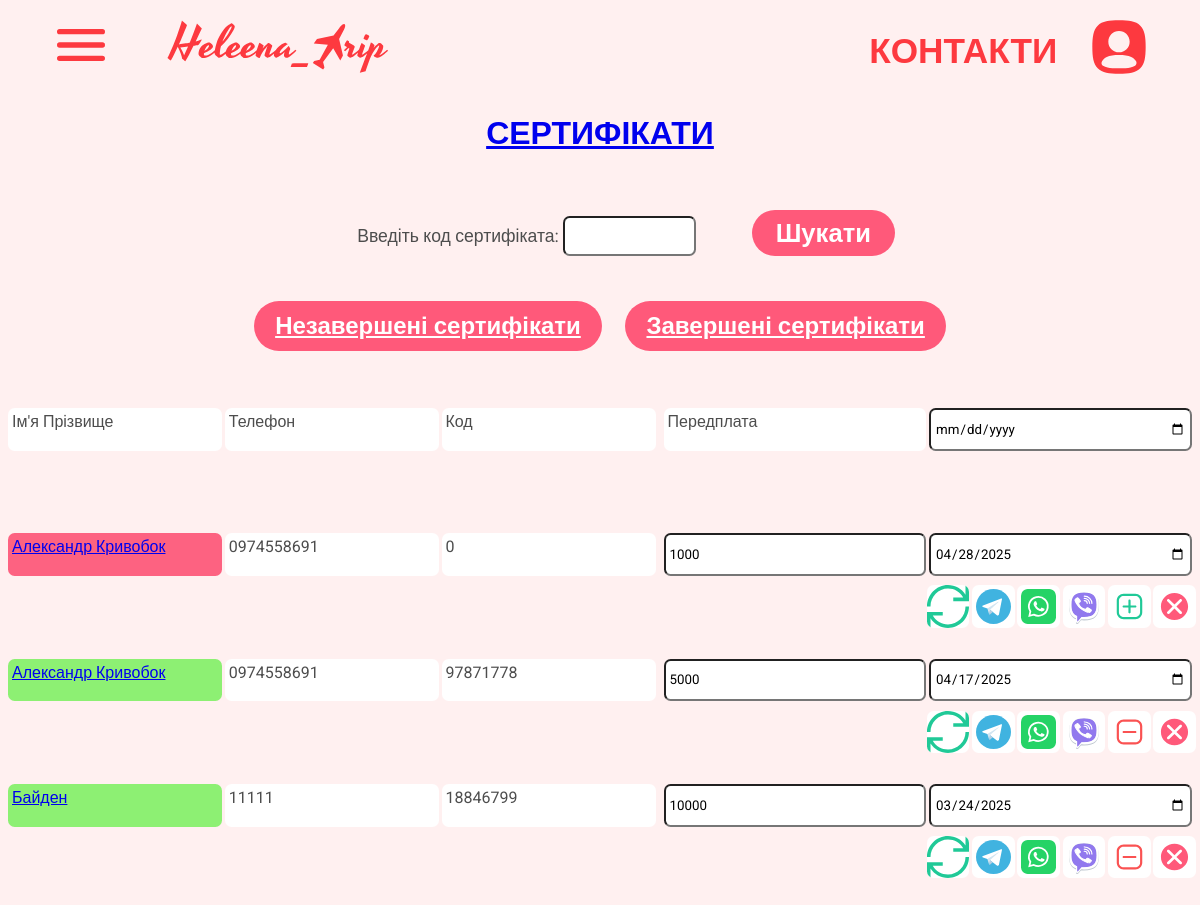
The page /dash_certificates (signed in, upper part) on the database as committed earlier.
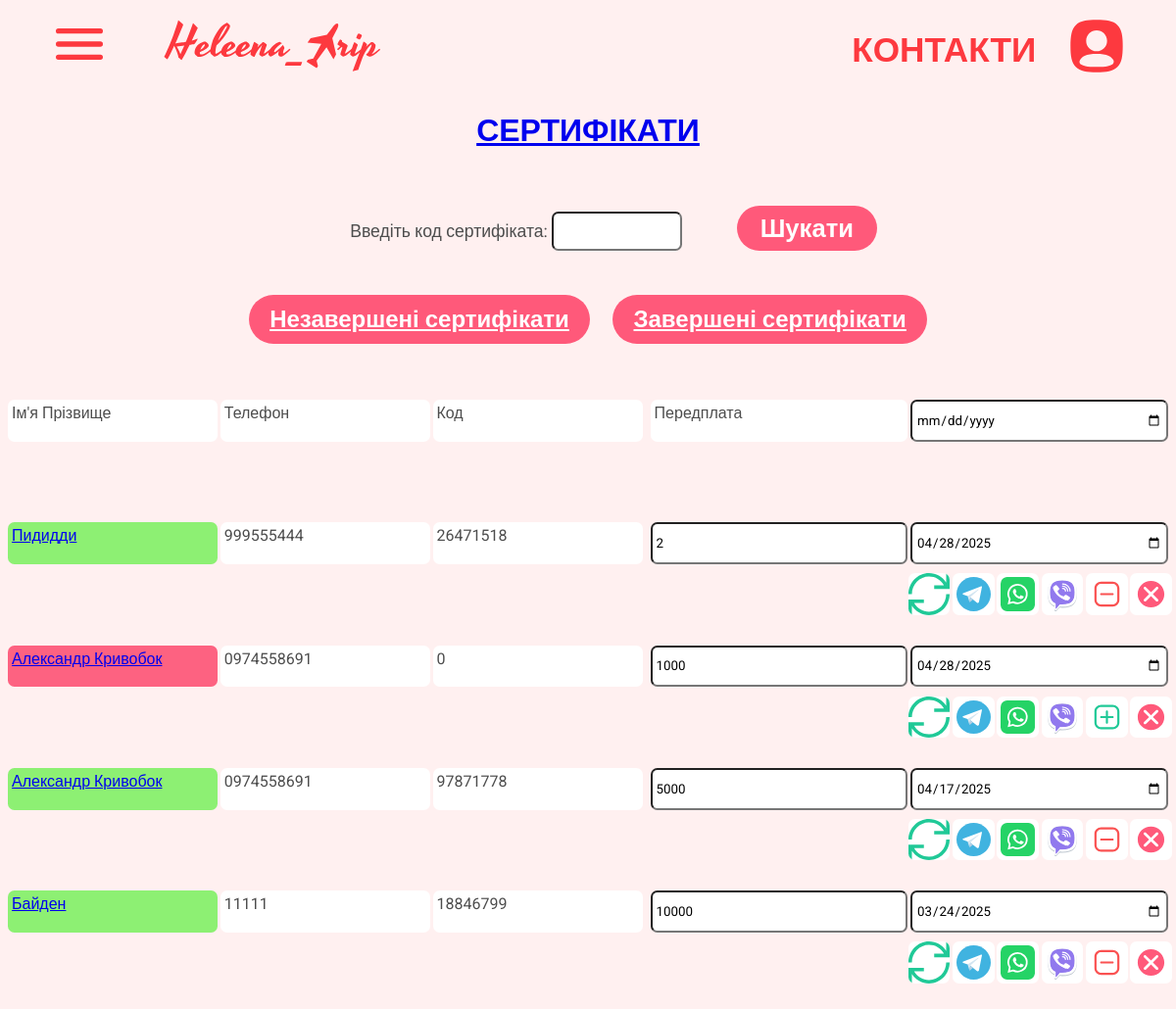
The same page on the database as committed later.
### trip/models.py (models this page shows)
class Certificate(models.Model):
    name = models.CharField(null=True, max_length=50, verbose_name="Ім'я та Прізвище, для кого подарунок")
    phone = models.CharField(null=True, max_length=20, verbose_name="Ваш номер телефону")
    phoneFor = models.CharField(null=True, max_length=20, verbose_name="Номер телефону, для кого сертифікат")
    amount = models.DecimalField(null=True, default=0, max_digits=9, decimal_places=0, verbose_name="Сума подарунку у грн", validators=[MinValueValidator(0), MaxValueValidator(999999999)])
    created_at = models.DateTimeField(auto_now_add=True, verbose_name="Дата замовлення")
    valid_until = models.DateTimeField(null=True, verbose_name="Сертифікат дійсний до")
    code = models.DecimalField(null=True, default=0, max_digits=9, decimal_places=0, verbose_name="Унікальний код сертифіката")
    email = models.EmailField(max_length=254, blank=True, null=True, verbose_name="Електронна пошта")
    approved = models.BooleanField(default=False, verbose_name="Схвалено")
    completed = models.BooleanField(default=False, verbose_name="Відпрацьовано")
    communication = models.ForeignKey('Communication', on_delete=models.PROTECT, null=True, blank=True, verbose_name="Куди Вам дзвонити / писати?")
    class Meta:
        ordering = ['-id']

### trip/views.py (the view)
# urls.py: path('dash_certificates', dash_certificates, name='dash_certificates'),
def dash_certificates(request, certificate_id=None):
    return dash_certificates_general(request, False, certificate_id)

### trip/forms.py (shortened to what this page needs)
class DashCertificateForm(forms.ModelForm):
    class Meta:
        model = Certificate
        fields = ('amount', 'valid_until')
        widgets = {
            'valid_until': forms.SelectDateWidget(empty_label=("Рік", "Місяць", "День")),
            'amount': forms.NumberInput(attrs={'step': 1, 'min': 0})
        }

class CodeSearchForm(forms.Form):
    code = forms.DecimalField(max_digits=9, decimal_places=0, label="Введіть код сертифіката")

### trip/context_processors.py (called while the page is built)
def global_contacts(request):
    try:
        contacts = MyContacts.objects.first()
    except MyContacts.DoesNotExist:
        contacts = None
    return {'contacts': contacts}

### trip/templates/trip/dash_certificates.html (shortened to what this page needs)
{% extends 'base.html' %}
{% load static %}
{% block main %}
<br>
<a href="{% url 'dash_certificates' %}"><h1 class="center">СЕРТИФІКАТИ</h1></a>
<br>
{% if user.username == "helentrip" %}
<form class="find-certificate" method="POST">
    {{ form1.as_p }}
    <button type="submit">Шукати</button>
</form>
<main>
    <div class="section-buttons">
        <a href={% url "dash_certificates" %} class="button1">Незавершені сертифікати</a>
        <a href={% url "dash_certificates_completed" %} class="button1">Завершені сертифікати</a>
    </div>
    <section>
        <div class="string">
            <div class="string__blockbig">
                <div class="string__blocksubbig1">
                    <div class="string__name">Ім'я Прізвище</div>
                    <div class="string__phone">Телефон</div>
                    <div class="string__phone">Код</div>
                </div>
                <div class="string__blocksubbig2">
                    <div class="string__prepayment-certif">Передплата</div>
                    <input class="string__prepayment-certif" type="date">
                </div>
            </div>
            <div class="string__blocksmall"></div>
        </div>
        {% for certificate in certificates %}
        <form method="post" action="{% url 'dash_certificates' %}">
            <div class="string">
                <div class="string__blockbig">
                    <div class="string__blocksubbig1">
                        <div class="string__name" {% if certificate.approved %} style="background-color: #8DF073" {% else %} style="background-color: #fd6281" {% endif %}><a href="{% url 'certificate' certificate.pk %}">{{ certificate.name }}</a></div>
                        <div class="string__phone">{{ certificate.phone }}</div>
                        <div class="string__phone">{{ certificate.code }} {% if certificate.completed %}<br>погашено{% endif %}</div>
                    </div>
                    <div class="string__blocksubbig2">
                        <input class="string__prepayment" type="number" id="amount_{{ certificate.id }}" name="amount" value="{{ certificate.amount }}" min="0" step="1">
                        <input class="string__prepayment" type="date" name="valid_until" value="{{ certificate.valid_until|date:'Y-m-d' }}">
                    </div>
                </div>
                <div class="string__blocksmall">
                    <button class="string__update" type="submit"><img src={% static "icons/update.svg" %} alt="Обновить" class="edit__ico"></button>
                    <div class="string__book"><a href="tg://msg?to={{ client.phone }}"><img src={% static "icons/telegram.svg" %} alt="Телеграм" class="edit__ico"></a></div>
                    <div class="string__book"><a href="https://api.whatsapp.com/send?phone={{ client.phone }}"><img src={% static "icons/whatsapp.svg" %} alt="Ватсап" class="edit__ico"></a></div>
                    <div class="string__book"><a href="viber://chat?number={{ client.phone }}"><img src={% static "icons/viber.svg" %} alt="Вайбер" class="edit__ico"></a></div>
                    {% if not certificate.completed %}<div class="string__book">
                        <a href="{% url 'approve_certificate' certificate.pk %}">
                            {% if certificate.approved %}
                            <img src={% static "icons/minus-deactivate.svg" %} alt="Деактивировать" class="edit__ico">
                            {% else %}
                            <img src={% static "icons/plus-activate.svg" %} alt="Одобрить" class="edit__ico">
                            {% endif %}
                        </a>
                    </div>{% endif %}
                    <div class="string__book"><a href="{% url 'complete_certificate' certificate.pk %}"><img src={% static "icons/delete.svg" %} alt="Удалить" class="edit__ico"></a></div>
                </div>
            </div>
        </form>
        {% endfor %}
    </section>
</main>
{% else %}
<a href={% url "user_login" %} class="btn background-white">АВТОРИЗУЙТЕСЬ</a>
{% endif %}
{% endblock %}

Rows that differ between the two databases and show on the page:
added Certificate: name "Пидидди", phone "999555444", code "26471518", amount "2", valid_until "04/28/2025", completed False (drawn)
